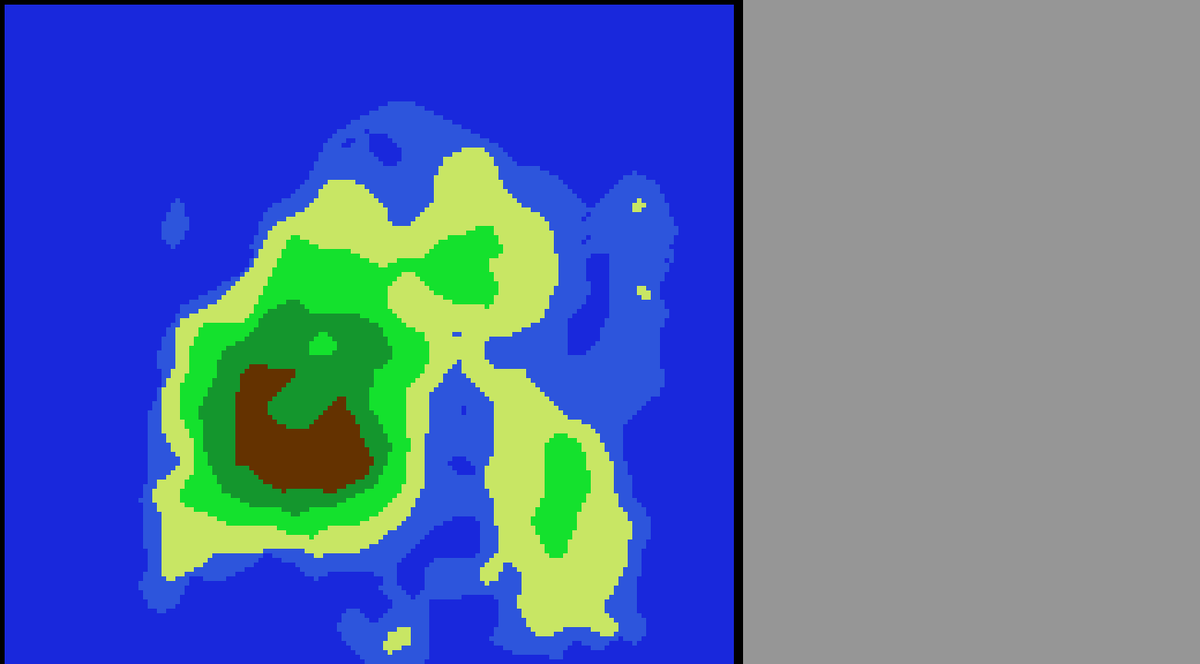
Frame 1 (no input)
Frame 60 (the mouse pressed at the canvas centre just before this capture): identical to frame 1, image omitted
Frame 120 (the mouse held since frame 60 and released just before this capture): identical to frame 1, image omitted

The Processing sketch that drew this single still picture (run headless with seeded random() and noise(); from frame 60 on, the mouse is pressed at the canvas centre):

// Processing sketch: IslandGen
// ── IslandGen.pde
int gridScale, grdWidth, grdHeight;
Grid griddle;
float scale;
float xPan;
float yPan;
float truMouseX;
float truMouseY;
float noiseScale;
static final int DEEPOCEAN = 0;
static final int SHALLOWOCEAN = 1;
static final int COASTLINE = 2;
static final int LIGHTGRASS = 3;
static final int GRASS = 4;
static final int LOWMONT = 5;
static final int HIGHMONT = 6;
static final int SNOW = 7;

void setup () {
  noiseDetail(8,0.6);
  int x = int(random(1000000));
  println(x);
  noiseSeed(x);
  size(1300, 720);
  gridScale = 5;
  grdWidth = 800;
  grdHeight = 800;
  noiseScale = .02;
  griddle = new Grid(0, 0, grdWidth/gridScale, grdHeight/gridScale);
  noStroke();
  xPan = width/2;
  yPan = height/2;
  fill(0);
  scale = 1;
  for(int i = 0; i < 5; i++){
   griddle.edgeSmoothing();
  }
}

void draw () {
  truMouseX = (mouseX + xPan - width/2)/scale;
  truMouseY = (mouseY + yPan - height/2)/scale;
  
  
  background(150);
  pushMatrix();
  translate(-xPan, -yPan);
  translate(width/2, height/2);
  scale(scale);
  griddle.display();
  popMatrix();
}

void mouseWheel (MouseEvent event) {
  float scaleAmt = 1 + (.1 * event.getCount());
  
  scale *= scaleAmt;
  xPan *= scaleAmt;
  yPan *= scaleAmt;
}

void mouseDragged ()  {
  xPan += (pmouseX - mouseX);
  yPan += (pmouseY - mouseY);
}

// ── Cell.pde
class Cell {
  PVector gridPos;
  float noise, dTC, noise2;
  int type, nextType;

  Cell(int x_, int y_, float n_) {
    gridPos = new PVector(x_, y_);
    noise = n_;
    if (gridPos.y < gridPos.x && gridPos.x < -gridPos.y + grdHeight/gridScale) {
      //Top
      dTC = dist(gridPos.x, gridPos.y, gridPos.x, 0);
    } else if (gridPos.y < gridPos.x && gridPos.x >= -gridPos.y + grdHeight/gridScale) {
      //Right
      dTC = dist(gridPos.x, gridPos.y, grdWidth/gridScale, gridPos.y);
    } else if (gridPos.y >= gridPos.x && gridPos.x < -gridPos.y + grdHeight/gridScale) {
      //Left
      dTC = dist(gridPos.x, gridPos.y, 0, gridPos.y);
    } else if (gridPos.y >= gridPos.x && gridPos.x >= -gridPos.y + grdHeight/gridScale) {
      //Bottom
      dTC = dist(gridPos.x, gridPos.y, gridPos.x, grdHeight/gridScale);
    }
    dTC = map(dTC, 0, grdWidth/(gridScale * 2), 0, 1);
    if (dTC < 0) {
      dTC = 0;
    } else if (dTC > 1) {
      dTC = 1;
    }
    
    if(dTC > .7){
      dTC = .7; 
    }
    
    
    noise = (noise + dTC)/2;
    //noise *= dTC + .5;
    
    if (noise < .5) {
      fill(25, 40, 220);
      type = DEEPOCEAN;
    } else if (noise < .54) {
      fill(80, 100, 235);
      type = SHALLOWOCEAN;
    } else if (noise < .6) {
      fill(200, 230, 100);
      type = COASTLINE;
    } else if (noise < .65) {
      fill(20, 225, 45);
      type = LIGHTGRASS;
    } else if (noise < .7) {
      type = GRASS;
      fill(20, 150, 45);
    } else if (noise < .8) {
      fill(100, 50, 0);
      type = LOWMONT;
    } else if (noise < .9) {
      fill(50, 25, 0);
      type = HIGHMONT;
    } else if (noise > .9) {
      fill(255);
      type = SNOW;
    } else {
      fill(noise * 255);
    }
  }

  void display() {
    
    if (type == DEEPOCEAN) {
      fill(25, 40, 220);
    } else if (type == SHALLOWOCEAN) {
      fill(45, 85, 220);
    } else if (type == COASTLINE) {
      fill(200, 230, 100);
    } else if (type == LIGHTGRASS) {
      fill(20, 225, 45);
    } else if (type == GRASS) {
      fill(20, 150, 45);
    } else if (type == LOWMONT) {
      fill(100, 50, 0);
    } else if (type == HIGHMONT) {
      fill(50, 25, 0);
    } else if (type == SNOW) {
      fill(255);
    } else {
      fill(noise * 255);
    }
    
    
    //fill(dTC * 255);

    rect(gridPos.x * gridScale - .02, gridPos.y * gridScale - .02, gridScale + .04, gridScale + .04);
  }

  PVector getMouseGridspace() {
    int x, y;
    x = int(truMouseX/gridScale);
    y = int(truMouseY/gridScale);
    return new PVector(x, y);
  }

  boolean exists(int x, int y, Cell[][] cells) {
    boolean ifx, ify;
    ifx = true;
    ify = true;

    if (x < 0) {
      if (x + gridPos.x < 0) {
        ifx = false;
      }
    }
    if (x > 0) {
      if (x + gridPos.x > cells[0].length - 1) {
        ifx = false;
      }
    }

    if (y < 0) {
      if (y + gridPos.y < 0) {
        ify = false;
      }
    }
    if (y > 0) {
      if (y + gridPos.y > cells.length - 1) {
        ify = false;
      }
    }
    return ifx && ify;
  }

  void update() {
    PVector maus = getMouseGridspace();
  }
  
  void smoothEdges(Cell[][] cells) {
    int smooth = 0;
    int count = 0;
    float avg = 0;
    boolean smoothings = false;
    if(exists(-1, 0, cells)){
      count++;
       if (cells[int(gridPos.y)][int(gridPos.x - 1)].type == type){
         smooth++;
       }
       avg += cells[int(gridPos.y)][int(gridPos.x - 1)].type;
     }
     
     if(exists(1, 0, cells)){
       count++;
       if (cells[int(gridPos.y)][int(gridPos.x + 1)].type == type){
         smooth++;
       }
       avg += cells[int(gridPos.y)][int(gridPos.x + 1)].type;
     }
     
     if(exists(0, -1, cells)){
       count++;
       if (cells[int(gridPos.y - 1)][int(gridPos.x)].type == type){
         smooth++;
       }
       avg += cells[int(gridPos.y - 1)][int(gridPos.x)].type;
     }
     
     if(exists(0, 1, cells)){
       count++;
       if (cells[int(gridPos.y + 1)][int(gridPos.x)].type == type){
         smooth++;
       }
       avg += cells[int(gridPos.y + 1)][int(gridPos.x)].type;
     }
     
     if(exists(-1, -1, cells)){
       count++;
       if (cells[int(gridPos.y - 1)][int(gridPos.x - 1)].type == type){
         smooth++;
       }
       avg += cells[int(gridPos.y - 1)][int(gridPos.x - 1)].type;
     }
     
     if(exists(-1, 1, cells)){
       count++;
       if (cells[int(gridPos.y + 1)][int(gridPos.x - 1)].type == type){
         smooth++;
       }
       avg += cells[int(gridPos.y + 1)][int(gridPos.x - 1)].type;
     }
     
     if(exists(1, -1, cells)){
       count++;
       if (cells[int(gridPos.y - 1)][int(gridPos.x + 1)].type == type){
         smooth++;
       }
       avg += cells[int(gridPos.y - 1)][int(gridPos.x + 1)].type;
     }
     
     if(exists(1, 1, cells)){
       count++;
       if (cells[int(gridPos.y + 1)][int(gridPos.x + 1)].type == type){
         smooth++;
       }
       avg += cells[int(gridPos.y + 1)][int(gridPos.x + 1)].type;
     }
    if(count < 8){
     type = 0; 
    }
    avg /= 8;
    
     if(smooth <= 4){
       smoothings = true;
     } else {
       smoothings = false;
     }
     
     if(smoothings){
       nextType = int(avg);
     } else {
      nextType = type; 
     }
   }
  }
  
  

// ── Grid.pde
class Grid {
  Cell[][] Cells;
  int gridWidth, gridHeight;
  float xPos, yPos;
  
  Grid(float x_, float y_, int gw_, int gh_){
    Cells = new Cell[gh_][gw_];
    gridWidth = gw_;
    gridHeight = gh_;
    xPos = x_;
    yPos = y_;
    for(int i = 0; i < gridHeight; i++){
      Cell[] tempCells = new Cell[gridWidth];
      for(int j = 0; j < gridWidth; j++){
        tempCells[j] = new Cell(j, i, noise(j * noiseScale, i * noiseScale));
      }
      Cells[i] = tempCells;
    }
    
  }
  
  
  
  void display(){
    
    for(int i = 0; i < gridHeight; i++){
      for(int j = 0; j < gridWidth; j++){   
          Cells[i][j].display();
      }
    }
    
    //stroke(0);
    
    for(int i = 0; i < gridWidth; i++){
      line(xPos + gridScale * i, yPos, xPos + gridScale * i, yPos + gridHeight * gridScale);
    }
    
    for(int i = 0; i < gridHeight; i++){
      line(xPos, yPos + gridScale * i, xPos + gridWidth * gridScale, yPos + gridScale * i);
    }
    
    rectMode(CORNERS);
    fill(0);
    rect(-5, -5, 5, gridHeight * gridScale);
    rect(-5, -5, gridWidth * gridScale, 5);
    rect(- 5, gridHeight * gridScale - 5, gridWidth * gridScale, gridHeight * gridScale + 5);
    rect(gridWidth * gridScale - 5, -5, gridWidth * gridScale + 5, gridHeight * gridScale);
    rectMode(CORNER);
    
  }
  
  
  void edgeSmoothing() {
     for(int i = 0; i < gridHeight; i++){
      for(int j = 0; j < gridWidth; j++){   
          Cells[i][j].smoothEdges(Cells);
      }
    }
    for(int i = 0; i < gridHeight; i++){
      for(int j = 0; j < gridWidth; j++){   
          Cells[i][j].type = Cells[i][j].nextType;
      }
    }
  }
}
